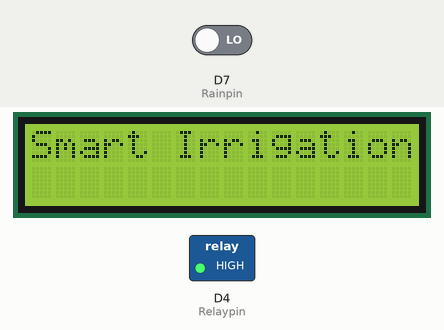
Recording of a sketch running on a simulated ESP8266 (NodeMCU). On the bench: 16×2 character LCD, switched loads named in the sketch (green lamp = pin HIGH). The inputs (shaded band) are chosen by the test bench; at power-on: D7 (Rainpin) LOW. WiFi joins after 1.5 s; servers stay silent unless stated; what the sketch prints to the serial monitor is not drawn.

Above: at 1.93 s.
At 3.0 s:
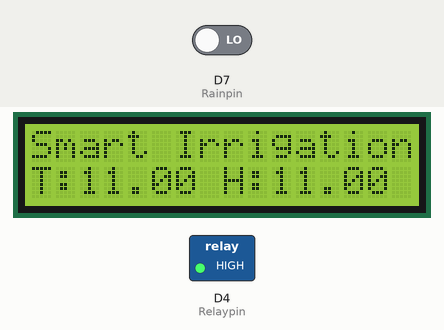
3.1 s: D7 (Rainpin) driven HIGH
At 3.24 s:
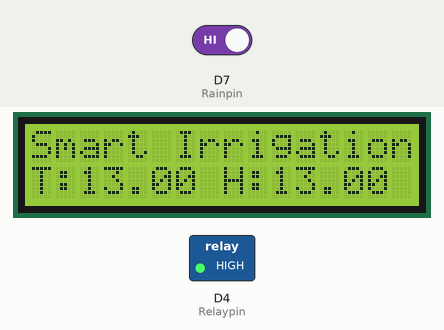

The sketch:

final_blynk.ino
```cpp
#include <LiquidCrystal_I2C.h>
#define BLYNK_PRINT Serial
#include <ESP8266WiFi.h>
#include <BlynkSimpleEsp8266.h>
#include <DHT.h>
LiquidCrystal_I2C lcd(0x27, 16, 2);


#define BLYNK_TEMPLATE_ID "TMPL2xW1qNNeE"
#define BLYNK_TEMPLATE_NAME "Smart Irrigation System"

char auth[] = "mdaffpH0i1GG0WSqHStVM8cdHZ34ztJz";
char ssid[] = "hcn sar 03212323255";
char pass[] = "humayunsj789";
#define DHTPIN D3//dht pin

BlynkTimer timer;
bool Relay = 0;

DHT dht(DHTPIN, DHT11);
#define Rainpin D7     // Pin connected to rain detector sensor
#define Soilpin A0   // Pin connected to soil moisture sensor
#define Relaypin D4           // Pin connected to relay control
void setup() {
  Serial.begin(115200);
   Serial.begin(115200);
  pinMode(Rainpin, INPUT);
  pinMode(Soilpin, INPUT);
  pinMode(Relaypin, OUTPUT);
  digitalWrite(Relaypin,1);

  lcd.init();
  lcd.backlight();
  dht.begin();

  Blynk.begin(auth, ssid, pass, "blynk.cloud", 80);
  lcd.setCursor(0, 0);
  lcd.print("Smart Irrigation");
//  lcd.setCursor(1, 0);
//  lcd.print("System Loading");
//  for (int a = 0; a <= 15; a++) {
//    lcd.setCursor(a, 1);
//    lcd.print(".");
//    delay(500);
//  }
//  lcd.clear();

  timer.setInterval(100L, DHT11sensor);
  timer.setInterval(100L, soilMoistureSensor);
}

//Get the button value
//BLYNK_WRITE(V7) {
//  Relay = param.asInt();
//
//  if (Relay == 1) {
//    digitalWrite(waterPump, LOW);
//
//  } else {
//    digitalWrite(waterPump, HIGH);
//  }
//}
int a=1;
//Get the soil moisture values
void soilMoistureSensor() {

//  int value = analogRead(sensor);
//  value = map(value, 0, 1024, 0, 100);
//  value = (value - 100) * -1;

  int soilMoisture = ++a;//analogRead(Soilpin);
  bool isRaining = digitalRead(Rainpin);

  Blynk.virtualWrite(V3, soilMoisture);     // Send soil moisture to V7 on the Blynk app
  Blynk.virtualWrite(V4, isRaining);         // Send rain status to V8 on the Blynk app
if (isRaining)
  {
    digitalWrite(Relaypin, 1);  // Turn off the water pump
    Serial.println("Rain detected. Water pump is off.");
    Blynk.virtualWrite(V4, "Rain Detected");  // Send status message to V9 on the Blynk app
  }
  else if (soilMoisture > 500)
  {  // Adjust the threshold value based on your soil moisture sensor
    digitalWrite(Relaypin, 0);  // Turn on the water pump
    Serial.println("Soil moisture is low. Water pump is on.");
    Blynk.virtualWrite(V12, "Watering");  // Send status message to V9 on the Blynk app
  }
  else
  {
    digitalWrite(Relaypin, 1);  // Turn off the water pump
    Serial.println("Soil moisture is sufficient. Water pump is off.");
    Blynk.virtualWrite(V12, "Idle");  // Send status
  }
//  lcd.setCursor(0, 0);
//  lcd.print("Moisture :");
//  lcd.print(value);
//  lcd.print(" ");
}
float h;
float t;
void DHT11sensor() {
  h =h>100?0:++h; //dht.readHumidity();
  t =t>100?0:++t;; //dht.readTemperature();

  if (isnan(h) || isnan(t)) {
    Serial.println("Failed to read from DHT sensor!");
    return;
  }

  lcd.setCursor(0, 1);
  lcd.print("T:");
  lcd.print(t);

  lcd.setCursor(8, 1);
  lcd.print("H:");
  lcd.print(h);
  Blynk.virtualWrite(V0, t);  // Send temperature to V5 on the Blynk app
  Blynk.virtualWrite(V1, h);     // Send humidity to V6 on the Blynk app
}

void loop() {
  Blynk.run();  //Run the Blynk library
  timer.run();  //Run the Blynk timer
}
```
